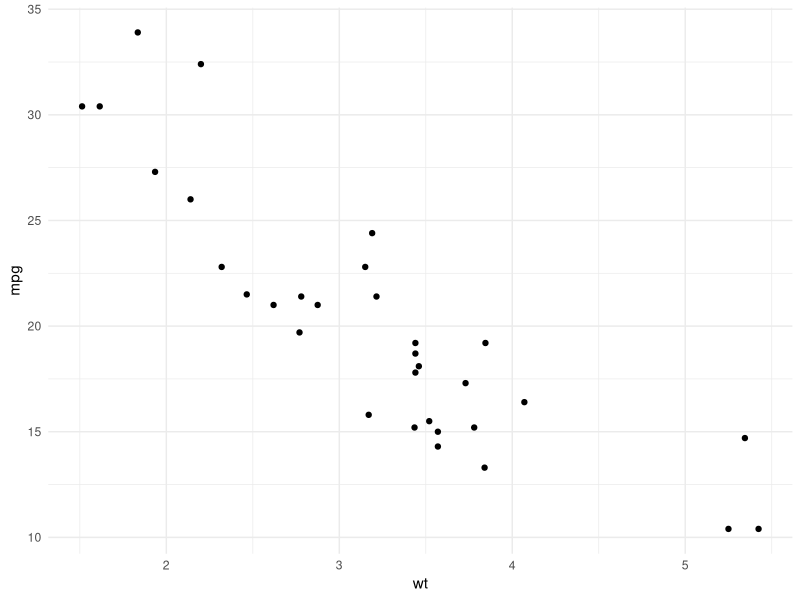

Generate this figure with R:
## ---- chunk 1
#| label: fig-example
#| echo: false
#| fig-cap: "示例图表"
#| fig-width: 6
#| fig-height: 4
#| dpi: 300
library(ggplot2)
ggplot(mtcars, aes(x = wt, y = mpg)) +
  geom_point() +
  theme_minimal()
